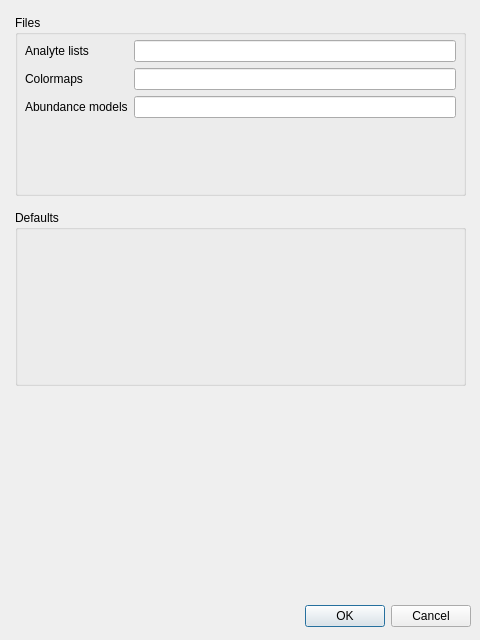
<?xml version="1.0" encoding="UTF-8"?>
<ui version="4.0">
 <class>Dialog</class>
 <widget class="QDialog" name="Dialog">
  <property name="geometry">
   <rect>
    <x>0</x>
    <y>0</y>
    <width>480</width>
    <height>640</height>
   </rect>
  </property>
  <property name="windowTitle">
   <string>Dialog</string>
  </property>
  <widget class="QDialogButtonBox" name="buttonBox">
   <property name="geometry">
    <rect>
     <x>10</x>
     <y>600</y>
     <width>461</width>
     <height>32</height>
    </rect>
   </property>
   <property name="orientation">
    <enum>Qt::Horizontal</enum>
   </property>
   <property name="standardButtons">
    <set>QDialogButtonBox::Cancel|QDialogButtonBox::Ok</set>
   </property>
  </widget>
  <widget class="QGroupBox" name="groupBox">
   <property name="geometry">
    <rect>
     <x>15</x>
     <y>15</y>
     <width>451</width>
     <height>181</height>
    </rect>
   </property>
   <property name="title">
    <string>Files</string>
   </property>
   <widget class="QWidget" name="formLayoutWidget">
    <property name="geometry">
     <rect>
      <x>10</x>
      <y>25</y>
      <width>431</width>
      <height>151</height>
     </rect>
    </property>
    <layout class="QFormLayout" name="formLayout">
     <item row="0" column="0">
      <widget class="QLabel" name="analyteListsLabel">
       <property name="text">
        <string>Analyte lists</string>
       </property>
      </widget>
     </item>
     <item row="0" column="1">
      <widget class="QLineEdit" name="analyteListsLineEdit"/>
     </item>
     <item row="1" column="0">
      <widget class="QLabel" name="colormapsLabel">
       <property name="text">
        <string>Colormaps</string>
       </property>
      </widget>
     </item>
     <item row="1" column="1">
      <widget class="QLineEdit" name="colormapsLineEdit"/>
     </item>
     <item row="2" column="0">
      <widget class="QLabel" name="abundanceModelsLabel">
       <property name="text">
        <string>Abundance models</string>
       </property>
      </widget>
     </item>
     <item row="2" column="1">
      <widget class="QLineEdit" name="abundanceModelsLineEdit"/>
     </item>
    </layout>
   </widget>
  </widget>
  <widget class="QGroupBox" name="groupBox_2">
   <property name="geometry">
    <rect>
     <x>15</x>
     <y>210</y>
     <width>451</width>
     <height>176</height>
    </rect>
   </property>
   <property name="title">
    <string>Defaults</string>
   </property>
  </widget>
 </widget>
 <resources/>
 <connections>
  <connection>
   <sender>buttonBox</sender>
   <signal>accepted()</signal>
   <receiver>Dialog</receiver>
   <slot>accept()</slot>
   <hints>
    <hint type="sourcelabel">
     <x>248</x>
     <y>254</y>
    </hint>
    <hint type="destinationlabel">
     <x>157</x>
     <y>274</y>
    </hint>
   </hints>
  </connection>
  <connection>
   <sender>buttonBox</sender>
   <signal>rejected()</signal>
   <receiver>Dialog</receiver>
   <slot>reject()</slot>
   <hints>
    <hint type="sourcelabel">
     <x>316</x>
     <y>260</y>
    </hint>
    <hint type="destinationlabel">
     <x>286</x>
     <y>274</y>
    </hint>
   </hints>
  </connection>
 </connections>
</ui>
